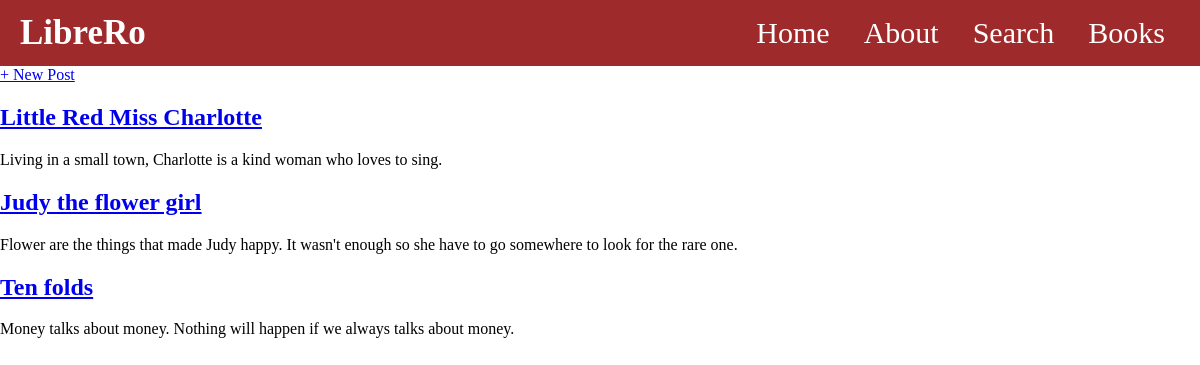
/book/, run on the app's committed database.
### Contents/models.py (models this page shows, shortened)
class Book(models.Model):
    title = models.CharField(max_length=600)
    author = models.ForeignKey(User, on_delete=models.CASCADE,  null=True, blank=True)
    description = models.TextField()
    body = models.TextField()
    genre = models.ForeignKey(Genre, on_delete=models.SET_NULL, null=True, related_name='books')
    tags = models.ManyToManyField(Tag, related_name='books', blank=True)

### Contents/views.py (the view)
# urls.py: path('book/', BookListView.as_view(), name = 'book'),
class BookListView(ListView):
    model = Book
    context_object_name = 'books'
    template_name = 'app/book_list.html'

### Contents/templates/app/book_list.html (shortened to what this page needs)
{% extends 'app/base.html' %}
{% load static %}
{% block content %}
    <a href="{% url 'book_create' %}">+ New Post </a>
    {% for book in books %}
        <div class="book-entry">
            <h2><a href="{% url 'book_detail' book.pk %}">{{book.title}}</a></h2>
            <p>{{book.description}}</p>
        </div>
    {% endfor %}
{% endblock content %}

### Contents/templates/app/base.html (shortened to what this page needs)
{% load static %}
    <!DOCTYPE html>
    <html lang="en">
    <head>
        <link rel="stylesheet" href="{% static '/css/base.css' %}">
    </head>
        <body>
            {% include 'app/navbar.html' %}
                {% block content %}{% endblock content %}
        </body>
        </html>

### Contents/templates/app/navbar.html (shortened to what this page needs)
{% load static %}
<link rel="stylesheet" href="{% static '/css/base.css' %}">
<body>
        <nav class="navbar">
        <div class="navdiv">
            <div class="logo"><a href="{% url 'frontpage' %}">LibreRo</a></div>
             <ul>
                <li><a href="{% url 'frontpage' %}">Home</a></li>
                <div class="dropdown">
                    <li><a href="{% url 'about' %}">About</a></li>
                </div>
                <li><a href="{% url 'search' %}">Search</a></li>
                <li><a href="{% url 'book' %}">Books</a></li>
             </ul>
         </div>
    </nav>
 </body>

### static/css/base.css (style rules this page uses)
body { margin: 0px; }
.navbar { background: #9e2a2b; font-family: Serif ; padding-left: 20px; padding-right: 20px; }
.navdiv { display: flex; align-items: center; justify-content: space-between; }
.logo a { font-size: 35px; font-weight: 600; color: white;text-decoration: none; }
li { list-style: none; display: inline-block; }
li a { color: white; font-size: 30px; font-weight: none; text-decoration: none; padding: 15px; text-align: center; }
.dropdown { position: relative; display: inline-block; }

### data on the page
Book: title "Little Red Miss Charlotte", description "Living in a small town, Charlotte is a kind woman who loves to sing."
Book: title "Judy the flower girl", description "Flower are the things that made Judy happy. It wasn't enough so she have to go somewhere to look for the rare one."
Book: title "Ten folds", description "Money talks about money. Nothing will happen if we always talks about money."
